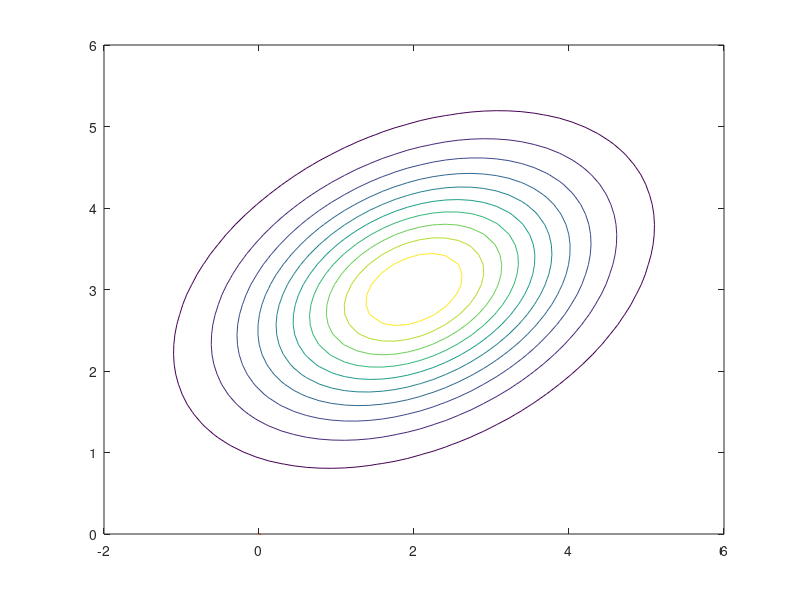

Write the MATLAB code that produced this figure. (Note: this script raises an error after producing the figure.)
close all; clear all; clc;
%%
sigma = [2 .5; .5 1];
mu = [2 3];

[X1,X2] = meshgrid(linspace(-2,6,50),linspace(0,6,50));
X = [X1(:) X2(:)];
p = mvnpdf(X, mu, sigma);

h = figure('units','normalized','outerposition',[0 0 1 1]);
contour(X1,X2,reshape(p,50,50));
hold on
%% proposal distribution and critic distribution
proposal = @(xi) mvnrnd(xi,eye(2),1);
critic = @(x_current,x_new) min([1 , mvnpdf(x_new,mu,sigma)/mvnpdf(x_current,mu,sigma)]);
%%
N = 100;
x_current = [0,0];
colors = ['r','g'];
filename = 'Metropolis_Hastings.gif';
hold on
for i = 1:N
    x_new = proposal(x_current);
    accept = rand(1) < critic(x_current,x_new);
    
    plot([x_current(1) x_new(1)],[x_current(2) x_new(2)],colors(accept+1))
    if ~accept
        x_new = x_current;
    end
    
    x_current = x_new;
    
    
    drawnow
    frame = getframe(h);
    im = frame2im(frame);
    [imind,cm] = rgb2ind(im,256);
    if i == 1 
        imwrite(imind,cm,filename,'gif','DelayTime',0.5, 'Loopcount',inf); 
    else 
        imwrite(imind,cm,filename,'gif','DelayTime',0.5,'WriteMode','append'); 
    end 
end